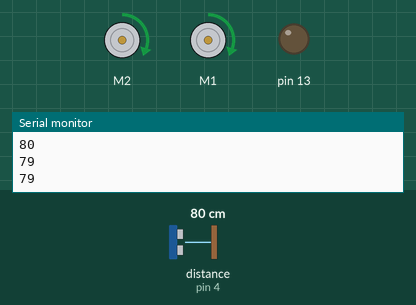
The sketch below on a simulated Arduino Uno, built with avr-gcc and run on an emulated ATmega328P. Shown: 2 × DC motor (green arrow = forward, orange = backward, longer = faster), output pins drawn as LEDs (lit = HIGH), the last lines printed to the serial monitor. Wiring (inferred from the names in the program): ultrasonic range finder: trigger pin 2; echo pin 4. Inputs (shaded band) come from the test bench; at power-on: distance to the obstacle (sensor on pin 4) 80 cm. The echo pulse lasts 58.3 µs per cm; pins used as bus, display or sensor lines are not drawn.

Above: at 1.2 s.
1.3 s: distance to the obstacle (sensor on pin 4) set to 24 cm
3.0 s: distance to the obstacle (sensor on pin 4) set to 19 cm
At 3.54 s:
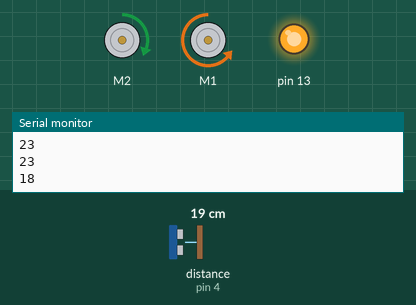
6.0 s: distance to the obstacle (sensor on pin 4) set to 35 cm
At 6.15 s:
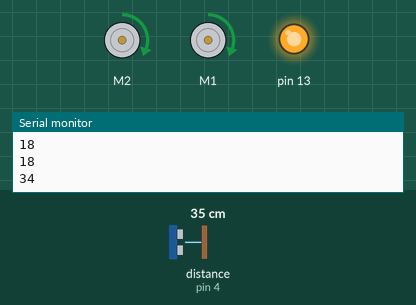
7.7 s: distance to the obstacle (sensor on pin 4) set to 2 cm
At 8.37 s:
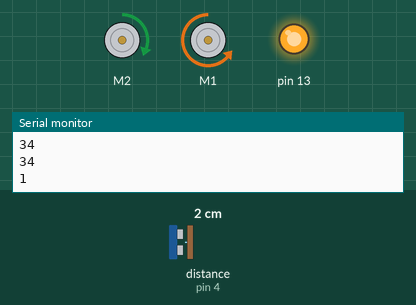
Timing chart, 0 to 11.7 s (numbered marks = the images above; inputs shaded):
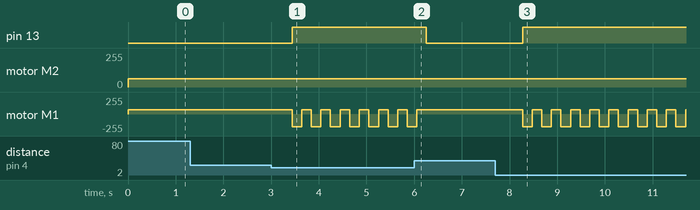

The sketch:

ch04_01.ino
```cpp
#include <NewPing.h>
#include <ZumoMotors.h>

#define TRIGGER_PIN  2
#define ECHO_PIN     4
#define MAX_DISTANCE 600

NewPing sonar(TRIGGER_PIN, ECHO_PIN, MAX_DISTANCE);
ZumoMotors motors;
long duration, distance;

void setup() {
  pinMode(13, OUTPUT);
  pinMode(TRIGGER_PIN, OUTPUT);
  pinMode(ECHO_PIN, INPUT);
  Serial.begin(9600);
}

void loop() {

  digitalWrite(TRIGGER_PIN, LOW);
  delayMicroseconds(2);

  digitalWrite(TRIGGER_PIN, HIGH);
  delayMicroseconds(10);

  digitalWrite(TRIGGER_PIN, LOW);
  duration = pulseIn(ECHO_PIN, HIGH);

  //Calculate the distance (in cm) based on the speed of sound.
  distance = duration/58.2;

  Serial.println(distance);
  motors.setRightSpeed(100);
  motors.setLeftSpeed(100);
  delay(200);

  if(distance <= 20) {

    digitalWrite(13, HIGH);  // turn the other way

    motors.setLeftSpeed(-300);
    motors.setRightSpeed(100);

    delay(200);

  }else{
    digitalWrite(13, LOW);

    motors.setLeftSpeed(100);
    motors.setRightSpeed(100);
    delay(200);
  }

}
```

Measured:
- the behaviour switches between 22 and 21 cm on distance to the obstacle (sensor on pin 4) (found by bisection; images 0 and 1)
- after the input at 3.0 s, pin 13: LOW → HIGH after 0.44 s; motor M1: alternates backward 191/255 for 0.20 s and forward 63/255 for 0.20 s, starting after 0.44 s
- after the input at 6.0 s, pin 13: HIGH → LOW after 0.26 s; motor M1: goes on until 6.1 s, then stays forward 63/255
- after the input at 7.7 s, pin 13: LOW → HIGH after 0.57 s; motor M1: alternates backward 191/255 for 0.20 s and forward 63/255 for 0.20 s, starting after 0.58 s
